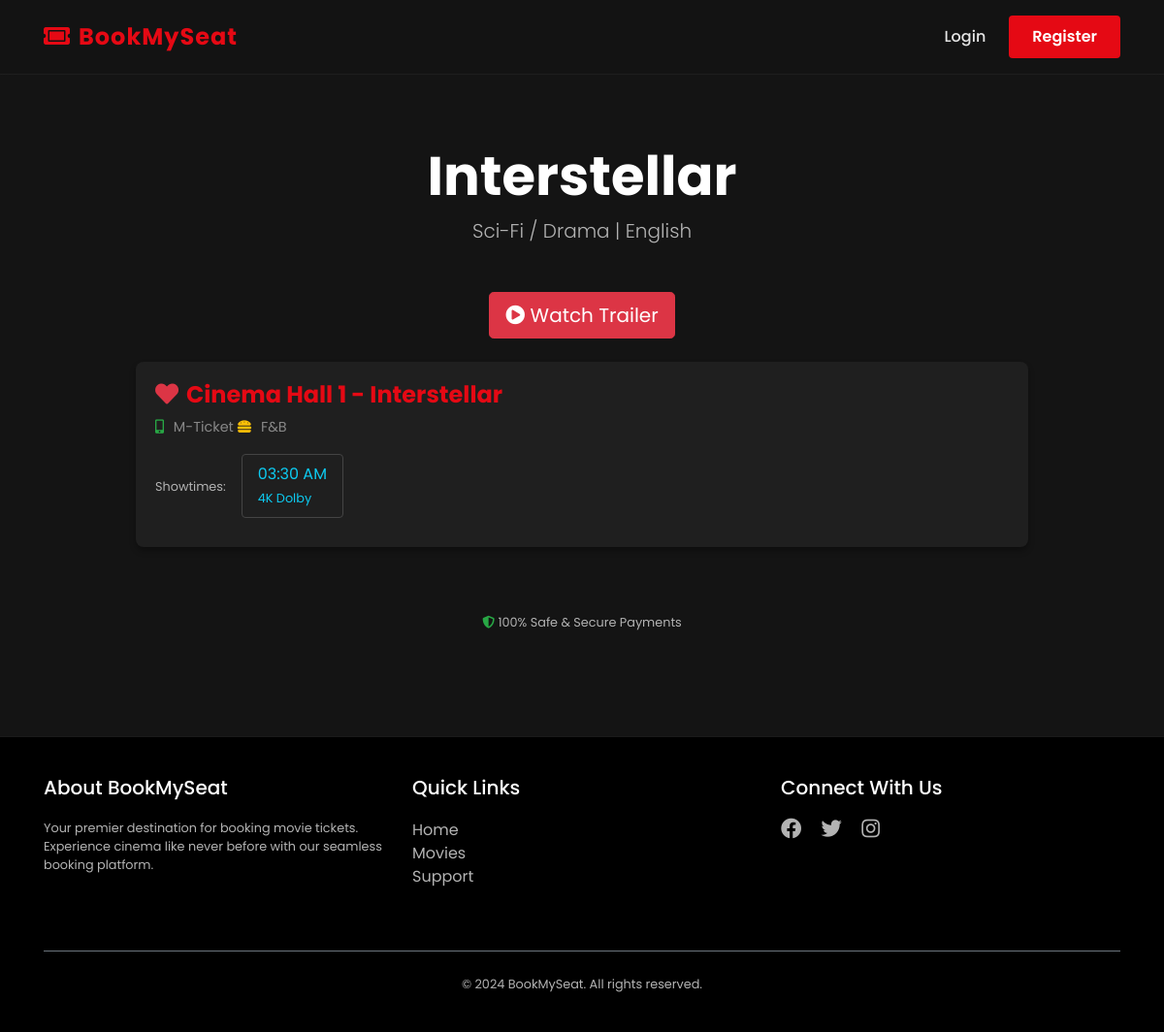
The app's page /movies/4/theaters with its own data.
### movies/models.py (models this page shows, shortened)
class Movie(models.Model):
    name= models.CharField(max_length=255)
    image= models.ImageField(upload_to="movies/")
    rating = models.DecimalField(max_digits=3,decimal_places=1)
    cast= models.TextField()
    description= models.TextField(blank=True,null=True) # optional
    genre = models.CharField(max_length=100, default='Action')
    language = models.CharField(max_length=100, default='Hindi')
    trailer_url = models.URLField(max_length=500, blank=True, null=True, help_text="YouTube trailer URL")

class Theater(models.Model):
    name = models.CharField(max_length=255)
    movie = models.ForeignKey(Movie,on_delete=models.CASCADE,related_name='theaters')
    time= models.DateTimeField()

### movies/views.py (the view)
# urls.py: path('<int:movie_id>/theaters',views.theater_list,name='theater_list'),
def theater_list(request, movie_id):
    movie = get_object_or_404(Movie, id=movie_id)
    theaters = Theater.objects.filter(movie=movie)
    return render(request, 'movies/theater_list.html', {'movie': movie, 'theaters': theaters})

### templates/movies/theater_list.html (shortened to what this page needs)
{% extends "users/basic.html" %}
{% block content %}
<div class="py-5">
  <div class="text-center mb-5">
    <h2 class="font-weight-bold display-4">{{ movie.name }}</h2>
    <p class="text-muted lead">{{ movie.genre }} | {{ movie.language }}</p>
  </div>
  {% if movie.trailer_url %}
  <div class="text-center mb-4">
    <button type="button" class="btn btn-danger btn-lg" data-toggle="modal" data-target="#trailerModal">
      <i class="fas fa-play-circle"></i> Watch Trailer
    </button>
  </div>
  {% endif %}
  {% if theaters %}
  <div class="row">
    <div class="col-lg-10 mx-auto">
      {% for theater in theaters %}
      <div class="theatre-card text-white">
        <div class="row align-items-center mb-3">
          <div class="col-md-6">
            <h4 class="mb-1 font-weight-bold" style="color: #e50914;">
              <i class="fas fa-heart text-danger mr-2"></i>{{ theater.name }}
            </h4>
            <div class="feature-icon mt-2">
              <span><i class="fas fa-mobile-alt text-success"></i> M-Ticket</span>
              <span><i class="fas fa-hamburger text-warning"></i> F&B</span>
            </div>
          </div>
        </div>
        <div class="d-flex flex-wrap align-items-center">
          <div class="mr-3 mb-2 text-muted small">Showtimes:</div>
          <a href="{% url 'book_seats' theater.id %}" class="time-slot shadow-sm">
            {{ theater.time|date:"h:i A" }}
            <br><small class="text-white-50">4K Dolby</small>
          </a>
        </div>
      </div>
      {% endfor %}
    </div>
  </div>
  {% endif %}
  <div class="text-center mt-5 text-muted small">
    <i class="fas fa-shield-alt text-success"></i> 100% Safe & Secure Payments
  </div>
</div>
{% endblock %}

### static/css/style.css (style rules this page uses)
:root { --primary-color: #e50914; --dark-bg: #141414; --card-bg: #1f1f1f; --text-color: #ffffff; --text-muted: #b3b3b3; }
body { font-family: 'Poppins', sans-serif; background-color: var(--dark-bg); color: var(--text-color); margin: 0; padding: 0; }
.text-muted { color: var(--text-muted) !important; }
h1, h2, h3, h4, h5 { color: white; }

### templates/movies/theater_list.html (style rules this page uses)
.theatre-card { background: #1f1f1f; border: none; border-radius: 8px; margin-bottom: 20px; padding: 20px; transition: transform 0.2s; box-shadow: 0 4px 6px rgba(0, 0, 0, 0.3); }
.time-slot { background: transparent; border: 1px solid #444; color: #0dcaf0; padding: 8px 16px; border-radius: 4px; display: inline-block; margin-right: 10px; margin-bottom: 10px; text-decoration: none; transition: all 0.2s; }
.feature-icon { font-size: 0.9rem; color: #888; margin-right: 15px; }
.feature-icon i { margin-right: 6px; }

### records on screen
Movie: name "Interstellar", genre "Sci-Fi / Drama", language "English"
Theater: name "Cinema Hall 1 - Interstellar", time "03:30 AM"
